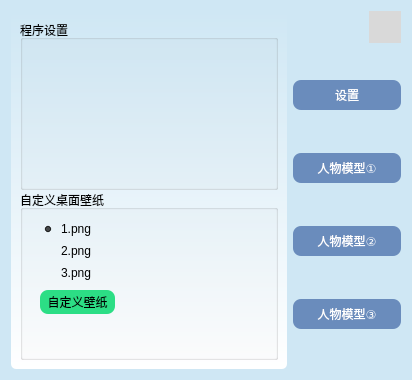
<?xml version="1.0" encoding="UTF-8"?>
<ui version="4.0">
 <class>SettingsDlg</class>
 <widget class="QDialog" name="SettingsDlg">
  <property name="geometry">
   <rect>
    <x>0</x>
    <y>0</y>
    <width>412</width>
    <height>380</height>
   </rect>
  </property>
  <property name="minimumSize">
   <size>
    <width>412</width>
    <height>380</height>
   </size>
  </property>
  <property name="maximumSize">
   <size>
    <width>412</width>
    <height>380</height>
   </size>
  </property>
  <property name="windowTitle">
   <string>Settings</string>
  </property>
  <property name="styleSheet">
   <string notr="true">QDialog{
	background-color:rgb(207,231,244);
}

QCheckBox,QLabel,QRadioButton{
	border:none;
	background-color:transparent;
}
QStackedWidget{
	background-color:qlineargradient(spread:pad,x1:0,y1:0,x2:0,y2:1,stop:0 rgb(207,231,244),stop:1 white);
	border-radius:5px;
}
QWidget#btnWidget QPushButton{
	border:none;
	background-color:rgb(106,140,188);
	border-radius:8px;
	height:30px;
	width:100px;
	color:white;
}
QWidget#btnWidget QPushButton:hover{
	background-color:rgb(0,151,255);
	
}
QWidget#closeWidget QPushButton{
	image:url(:/Resource/button/shut.png);
	border:none;
	width:32px;
	height:32x;
	border-radius:0px;
	background-color:rgb(217,217,217);
}
QWidget#closeWidget QPushButton:hover{background-color:red;}
QWidget#stackedWidget QPushButton{
	border:none;
	background-color:rgb(44,222,133);
	height:32px;
	border-radius:8px;
}</string>
  </property>
  <layout class="QHBoxLayout" name="horizontalLayout">
   <item>
    <widget class="QStackedWidget" name="stackedWidget">
     <property name="currentIndex">
      <number>0</number>
     </property>
     <widget class="QWidget" name="page_settings">
      <layout class="QVBoxLayout" name="verticalLayout_4">
       <property name="spacing">
        <number>0</number>
       </property>
       <property name="leftMargin">
        <number>9</number>
       </property>
       <property name="topMargin">
        <number>9</number>
       </property>
       <property name="rightMargin">
        <number>9</number>
       </property>
       <property name="bottomMargin">
        <number>9</number>
       </property>
       <item>
        <widget class="QGroupBox" name="groupBox">
         <property name="title">
          <string>程序设置</string>
         </property>
        </widget>
       </item>
       <item>
        <widget class="QGroupBox" name="groupBox_2">
         <property name="title">
          <string>自定义桌面壁纸</string>
         </property>
         <widget class="QRadioButton" name="backPng1">
          <property name="geometry">
           <rect>
            <x>21</x>
            <y>31</y>
            <width>89</width>
            <height>16</height>
           </rect>
          </property>
          <property name="text">
           <string>1.png</string>
          </property>
          <property name="checked">
           <bool>true</bool>
          </property>
         </widget>
         <widget class="QRadioButton" name="backPng2">
          <property name="geometry">
           <rect>
            <x>21</x>
            <y>53</y>
            <width>89</width>
            <height>16</height>
           </rect>
          </property>
          <property name="text">
           <string>2.png</string>
          </property>
         </widget>
         <widget class="QRadioButton" name="backPng3">
          <property name="geometry">
           <rect>
            <x>21</x>
            <y>75</y>
            <width>89</width>
            <height>16</height>
           </rect>
          </property>
          <property name="text">
           <string>3.png</string>
          </property>
         </widget>
         <widget class="QPushButton" name="selectPicture">
          <property name="geometry">
           <rect>
            <x>20</x>
            <y>100</y>
            <width>75</width>
            <height>24</height>
           </rect>
          </property>
          <property name="text">
           <string>自定义壁纸</string>
          </property>
         </widget>
        </widget>
       </item>
      </layout>
     </widget>
     <widget class="QWidget" name="page_littleboy">
      <widget class="QLabel" name="label_2">
       <property name="geometry">
        <rect>
         <x>9</x>
         <y>-48</y>
         <width>221</width>
         <height>401</height>
        </rect>
       </property>
       <property name="text">
        <string/>
       </property>
       <property name="pixmap">
        <pixmap resource="Resource.qrc">:/Resource/desktopRole/littleBoy/0.png</pixmap>
       </property>
       <property name="scaledContents">
        <bool>false</bool>
       </property>
      </widget>
      <widget class="QCheckBox" name="model3Chx">
       <property name="geometry">
        <rect>
         <x>20</x>
         <y>20</y>
         <width>57</width>
         <height>20</height>
        </rect>
       </property>
       <property name="text">
        <string>模型③</string>
       </property>
      </widget>
     </widget>
     <widget class="QWidget" name="page_blackgril">
      <widget class="QLabel" name="label_3">
       <property name="geometry">
        <rect>
         <x>0</x>
         <y>30</y>
         <width>271</width>
         <height>331</height>
        </rect>
       </property>
       <property name="text">
        <string/>
       </property>
       <property name="pixmap">
        <pixmap resource="Resource.qrc">:/Resource/desktopRole/blackGril/action1-happy/1.png</pixmap>
       </property>
       <property name="scaledContents">
        <bool>true</bool>
       </property>
      </widget>
      <widget class="QCheckBox" name="model1Chx">
       <property name="geometry">
        <rect>
         <x>20</x>
         <y>20</y>
         <width>77</width>
         <height>20</height>
        </rect>
       </property>
       <property name="text">
        <string>模型①</string>
       </property>
      </widget>
      <widget class="QRadioButton" name="emoji1rbtn">
       <property name="geometry">
        <rect>
         <x>161</x>
         <y>21</y>
         <width>77</width>
         <height>16</height>
        </rect>
       </property>
       <property name="text">
        <string>开心（喜）</string>
       </property>
       <property name="checked">
        <bool>true</bool>
       </property>
      </widget>
      <widget class="QRadioButton" name="emoji2rbtn">
       <property name="geometry">
        <rect>
         <x>161</x>
         <y>43</y>
         <width>77</width>
         <height>16</height>
        </rect>
       </property>
       <property name="text">
        <string>哀怨（伤）</string>
       </property>
      </widget>
      <widget class="QRadioButton" name="emoji3rbtn">
       <property name="geometry">
        <rect>
         <x>161</x>
         <y>65</y>
         <width>77</width>
         <height>16</height>
        </rect>
       </property>
       <property name="text">
        <string>调皮（皮）</string>
       </property>
      </widget>
      <widget class="QRadioButton" name="emoji4rbtn">
       <property name="geometry">
        <rect>
         <x>161</x>
         <y>87</y>
         <width>77</width>
         <height>16</height>
        </rect>
       </property>
       <property name="text">
        <string>害羞（羞）</string>
       </property>
      </widget>
     </widget>
     <widget class="QWidget" name="page_summergril">
      <widget class="QLabel" name="label">
       <property name="geometry">
        <rect>
         <x>9</x>
         <y>35</y>
         <width>270</width>
         <height>318</height>
        </rect>
       </property>
       <property name="text">
        <string/>
       </property>
       <property name="pixmap">
        <pixmap resource="Resource.qrc">:/Resource/desktopRole/summerGril/0.png</pixmap>
       </property>
       <property name="scaledContents">
        <bool>true</bool>
       </property>
      </widget>
      <widget class="QCheckBox" name="model2Chx">
       <property name="geometry">
        <rect>
         <x>20</x>
         <y>20</y>
         <width>57</width>
         <height>20</height>
        </rect>
       </property>
       <property name="text">
        <string>模型②</string>
       </property>
       <property name="checked">
        <bool>true</bool>
       </property>
      </widget>
     </widget>
    </widget>
   </item>
   <item>
    <widget class="QWidget" name="widget_2" native="true">
     <property name="maximumSize">
      <size>
       <width>108</width>
       <height>16777215</height>
      </size>
     </property>
     <layout class="QVBoxLayout" name="verticalLayout_2">
      <property name="spacing">
       <number>0</number>
      </property>
      <property name="leftMargin">
       <number>0</number>
      </property>
      <property name="topMargin">
       <number>0</number>
      </property>
      <property name="rightMargin">
       <number>0</number>
      </property>
      <property name="bottomMargin">
       <number>0</number>
      </property>
      <item>
       <widget class="QWidget" name="closeWidget" native="true">
        <property name="maximumSize">
         <size>
          <width>16777215</width>
          <height>32</height>
         </size>
        </property>
        <layout class="QHBoxLayout" name="horizontalLayout_2">
         <property name="spacing">
          <number>0</number>
         </property>
         <property name="leftMargin">
          <number>0</number>
         </property>
         <property name="topMargin">
          <number>0</number>
         </property>
         <property name="rightMargin">
          <number>0</number>
         </property>
         <property name="bottomMargin">
          <number>0</number>
         </property>
         <item>
          <spacer name="horizontalSpacer">
           <property name="orientation">
            <enum>Qt::Horizontal</enum>
           </property>
           <property name="sizeHint" stdset="0">
            <size>
             <width>40</width>
             <height>20</height>
            </size>
           </property>
          </spacer>
         </item>
         <item>
          <widget class="QPushButton" name="closeBtn">
           <property name="minimumSize">
            <size>
             <width>32</width>
             <height>32</height>
            </size>
           </property>
           <property name="maximumSize">
            <size>
             <width>32</width>
             <height>32</height>
            </size>
           </property>
           <property name="text">
            <string/>
           </property>
          </widget>
         </item>
        </layout>
       </widget>
      </item>
      <item>
       <widget class="QWidget" name="btnWidget" native="true">
        <layout class="QVBoxLayout" name="verticalLayout">
         <property name="leftMargin">
          <number>0</number>
         </property>
         <property name="topMargin">
          <number>0</number>
         </property>
         <property name="rightMargin">
          <number>0</number>
         </property>
         <property name="bottomMargin">
          <number>0</number>
         </property>
         <item>
          <widget class="QPushButton" name="settingsbtn">
           <property name="text">
            <string>设置</string>
           </property>
          </widget>
         </item>
         <item>
          <widget class="QPushButton" name="model1btn">
           <property name="text">
            <string>人物模型①</string>
           </property>
          </widget>
         </item>
         <item>
          <widget class="QPushButton" name="model2btn">
           <property name="text">
            <string>人物模型②</string>
           </property>
          </widget>
         </item>
         <item>
          <widget class="QPushButton" name="model3btn">
           <property name="text">
            <string>人物模型③</string>
           </property>
          </widget>
         </item>
        </layout>
       </widget>
      </item>
     </layout>
    </widget>
   </item>
  </layout>
 </widget>
 <resources>
  <include location="Resource.qrc"/>
 </resources>
 <connections/>
</ui>
